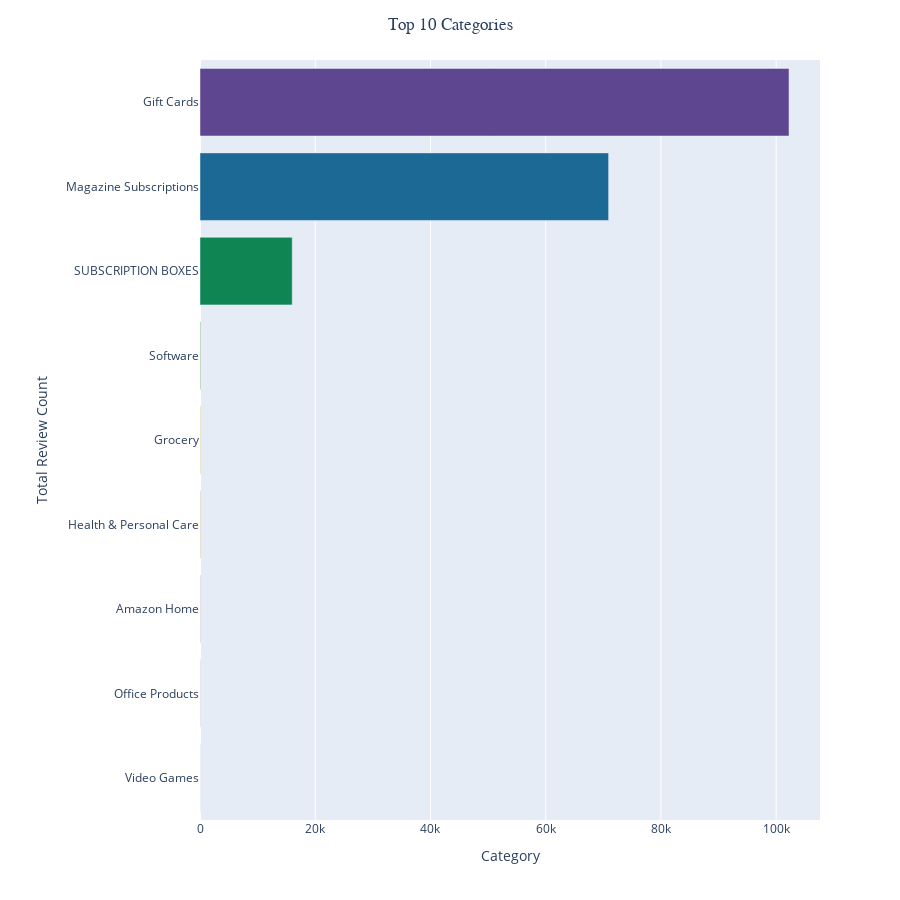

Here is the notebook cell this chart was saved with:
### Code cell
top_categories = (
    (
        df.with_columns(
            pl.col("main_category").fill_null(pl.col("main_category")).alias("category")
        )
    )
    .group_by("category")
    .len()
    .sort("len", descending=True)
    .head(10)
)

fig = px.bar(
    top_categories,
    x="len",
    y="category",
    height=900,
    color="category",
    color_discrete_sequence=px.colors.qualitative.Prism,
    orientation="h"
)

fig.update_layout(
    title=dict(
        text="Top 10 Categories",
        x=0.5,
        font_family="Arial Black",
    ),
    xaxis_title="Category",
    yaxis_title="Total Review Count",
    showlegend=False,
    margin_l=200
)

fig.show()

### Figure 1 — Plotly figure (JSON) as saved in the notebook; plotly's stock layout.template omitted (floating-point values rounded to 4 significant figures)
{"data": [{"alignmentgroup": "True", "hovertemplate": "category=%{y}<br>len=%{x}<extra></extra>", "legendgroup": "Gift Cards", "marker": {"color": "rgb(95, 70, 144)", "pattern": {"shape": ""}}, "name": "Gift Cards", "offsetgroup": "Gift Cards", "orientation": "h", "showlegend": true, "textposition": "auto", "type": "bar", "x": [102226], "xaxis": "x", "y": ["Gift Cards"], "yaxis": "y"}, {"alignmentgroup": "True", "hovertemplate": "category=%{y}<br>len=%{x}<extra></extra>", "legendgroup": "Magazine Subscriptions", "marker": {"color": "rgb(29, 105, 150)", "pattern": {"shape": ""}}, "name": "Magazine Subscriptions", "offsetgroup": "Magazine Subscriptions", "orientation": "h", "showlegend": true, "textposition": "auto", "type": "bar", "x": [70919], "xaxis": "x", "y": ["Magazine Subscriptions"], "yaxis": "y"}, {"alignmentgroup": "True", "hovertemplate": "category=%{y}<br>len=%{x}<extra></extra>", "legendgroup": "SUBSCRIPTION BOXES", "marker": {"color": "rgb(15, 133, 84)", "pattern": {"shape": ""}}, "name": "SUBSCRIPTION BOXES", "offsetgroup": "SUBSCRIPTION BOXES", "orientation": "h", "showlegend": true, "textposition": "auto", "type": "bar", "x": [16005], "xaxis": "x", "y": ["SUBSCRIPTION BOXES"], "yaxis": "y"}, {"alignmentgroup": "True", "hovertemplate": "category=%{y}<br>len=%{x}<extra></extra>", "legendgroup": "Software", "marker": {"color": "rgb(115, 175, 72)", "pattern": {"shape": ""}}, "name": "Software", "offsetgroup": "Software", "orientation": "h", "showlegend": true, "textposition": "auto", "type": "bar", "x": [124], "xaxis": "x", "y": ["Software"], "yaxis": "y"}, {"alignmentgroup": "True", "hovertemplate": "category=%{y}<br>len=%{x}<extra></extra>", "legendgroup": "Grocery", "marker": {"color": "rgb(237, 173, 8)", "pattern": {"shape": ""}}, "name": "Grocery", "offsetgroup": "Grocery", "orientation": "h", "showlegend": true, "textposition": "auto", "type": "bar", "x": [75], "xaxis": "x", "y": ["Grocery"], "yaxis": "y"}, {"alignmentgroup": "True", "hovertemplate": "category=%{y}<br>len=%{x}<extra></extra>", "legendgroup": "Health & Personal Care", "marker": {"color": "rgb(225, 124, 5)", "pattern": {"shape": ""}}, "name": "Health & Personal Care", "offsetgroup": "Health & Personal Care", "orientation": "h", "showlegend": true, "textposition": "auto", "type": "bar", "x": [66], "xaxis": "x", "y": ["Health & Personal Care"], "yaxis": "y"}, {"alignmentgroup": "True", "hovertemplate": "category=%{y}<br>len=%{x}<extra></extra>", "legendgroup": "Amazon Home", "marker": {"color": "rgb(204, 80, 62)", "pattern": {"shape": ""}}, "name": "Amazon Home", "offsetgroup": "Amazon Home", "orientation": "h", "showlegend": true, "textposition": "auto", "type": "bar", "x": [47], "xaxis": "x", "y": ["Amazon Home"], "yaxis": "y"}, {"alignmentgroup": "True", "hovertemplate": "category=%{y}<br>len=%{x}<extra></extra>", "legendgroup": "Office Products", "marker": {"color": "rgb(148, 52, 110)", "pattern": {"shape": ""}}, "name": "Office Products", "offsetgroup": "Office Products", "orientation": "h", "showlegend": true, "textposition": "auto", "type": "bar", "x": [27], "xaxis": "x", "y": ["Office Products"], "yaxis": "y"}, {"alignmentgroup": "True", "hovertemplate": "category=%{y}<br>len=%{x}<extra></extra>", "legendgroup": "Video Games", "marker": {"color": "rgb(111, 64, 112)", "pattern": {"shape": ""}}, "name": "Video Games", "offsetgroup": "Video Games", "orientation": "h", "showlegend": true, "textposition": "auto", "type": "bar", "x": [12], "xaxis": "x", "y": ["Video Games"], "yaxis": "y"}], "layout": {"barmode": "relative", "height": 900, "legend": {"title": {"text": "category"}, "tracegroupgap": 0}, "margin": {"l": 200, "t": 60}, "showlegend": false, "title": {"font": {"family": "Arial Black"}, "text": "Top 10 Categories", "x": 0.5}, "xaxis": {"anchor": "y", "domain": [0, 1], "title": {"text": "Category"}}, "yaxis": {"anchor": "x", "categoryarray": ["Video Games", "Office Products", "Amazon Home", "Health & Personal Care", "Grocery", "Software", "SUBSCRIPTION BOXES", null, "Magazine Subscriptions", "Gift Cards"], "categoryorder": "array", "domain": [0, 1], "title": {"text": "Total Review Count"}}}}
